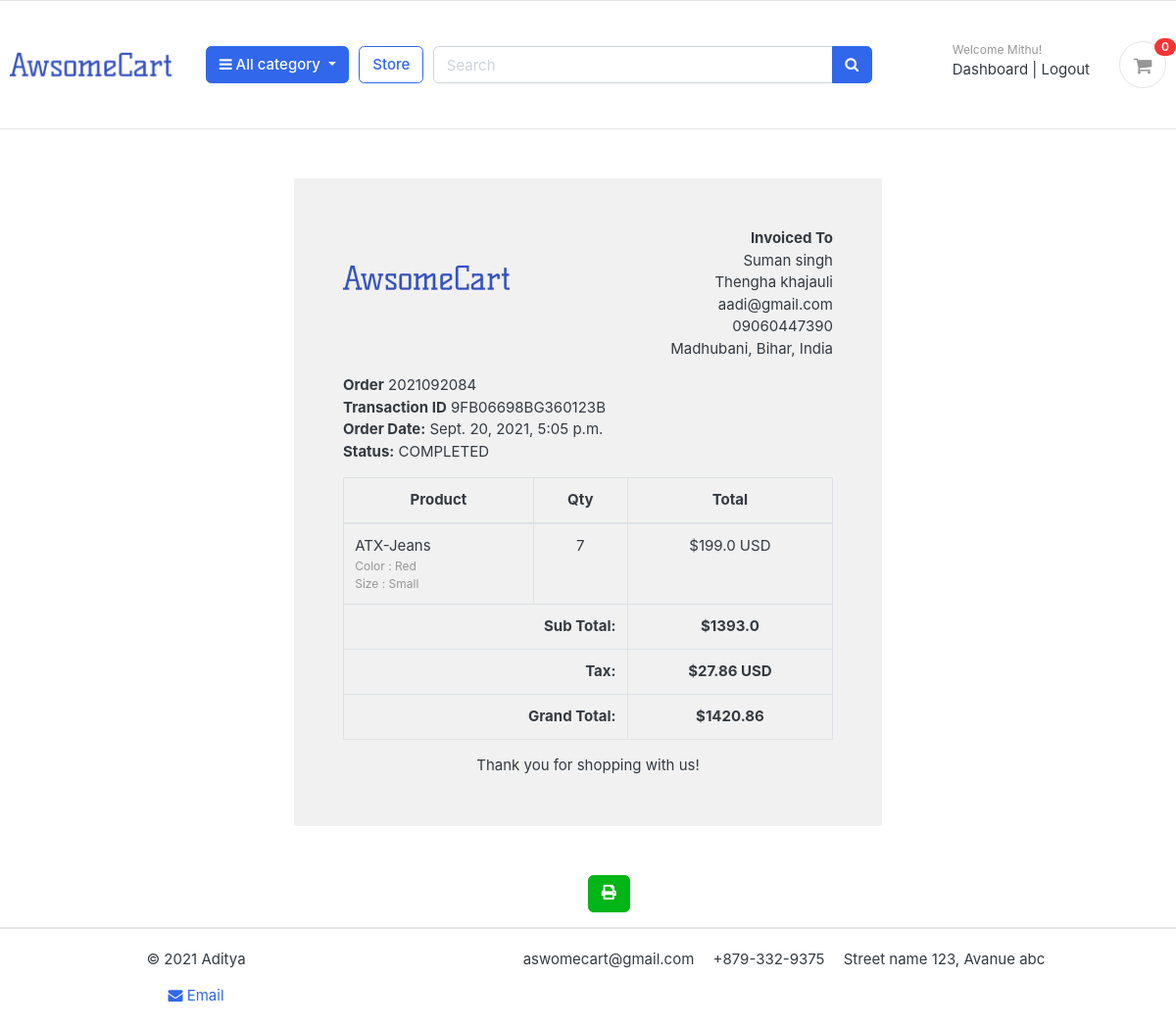
Screenshot of /accounts/order_detail/2021092084/ (signed in) with the database file from the repository.
### accounts/models.py (models this page shows, shortened)
class Account(AbstractBaseUser):
    first_name    = models.CharField(max_length=50)
    last_name      = models.CharField(max_length=50)
    username       = models.CharField(max_length=100,unique=True)
    email          = models.EmailField(max_length=100,unique=True)
    phone_number   = models.CharField(max_length=50)
    date_joined       = models.DateTimeField(auto_now=True)
    last_login        = models.DateTimeField(auto_now=True)
    is_admin          = models.BooleanField(default=False)
    is_staff          = models.BooleanField(default=False)
    is_active         = models.BooleanField(default=False)
    is_superadmin     = models.BooleanField(default=False)
    USERNAME_FIELD = 'email'
    REQUIRED_FIELDS = ['username','first_name','last_name']
    objects  =  MyAccountManager()

### orders/models.py (models this page shows, shortened)
class Order(models.Model):
    STATUS = (
        ('New', 'New'),
        ('Accepted', 'Accepted'),
        ('Completed', 'Completed'),
        ('Cancelled', 'Cancelled'),
    )
    user = models.ForeignKey(Account, on_delete=models.SET_NULL, null=True)
    payment = models.ForeignKey(Payment, on_delete=models.SET_NULL, blank=True, null=True)
    order_number = models.CharField(max_length=20)
    first_name = models.CharField(max_length=50)
    last_name = models.CharField(max_length=50)
    phone = models.CharField(max_length=15)
    email = models.EmailField(max_length=50)
    address_line_1 = models.CharField(max_length=50)
    address_line_2 = models.CharField(max_length=50, blank=True)
    country = models.CharField(max_length=50)
    state = models.CharField(max_length=50)
    city = models.CharField(max_length=50)
    order_note = models.CharField(max_length=100, blank=True)
    order_total = models.FloatField()
    tax = models.FloatField()
    status = models.CharField(max_length=10, choices=STATUS, default='New')
    ip = models.CharField(blank=True, max_length=20)
    is_ordered = models.BooleanField(default=False)
    created_at = models.DateTimeField(auto_now_add=True)
    updated_at = models.DateTimeField(auto_now=True)
    def full_name(self):
        return f'{self.first_name} {self.last_name}'
    def full_address(self):
        return f'{self.address_line_1} {self.address_line_2}'

class Payment(models.Model):
    user = models.ForeignKey(Account, on_delete=models.CASCADE)
    payment_id = models.CharField(max_length=100)
    payment_method = models.CharField(max_length=100)
    amount_paid = models.CharField(max_length=100) # this is the total amount paid
    status = models.CharField(max_length=100)
    created_at = models.DateTimeField(auto_now_add=True)

class OrderProduct(models.Model):
    order = models.ForeignKey(Order, on_delete=models.CASCADE)
    payment = models.ForeignKey(Payment, on_delete=models.SET_NULL, blank=True, null=True)
    user = models.ForeignKey(Account, on_delete=models.CASCADE)
    product = models.ForeignKey(Product, on_delete=models.CASCADE)
    variations = models.ManyToManyField(Variation, blank=True)
    quantity = models.IntegerField()
    product_price = models.FloatField()
    ordered = models.BooleanField(default=False)
    created_at = models.DateTimeField(auto_now_add=True)
    updated_at = models.DateTimeField(auto_now=True)

### store/models.py (models this page shows, shortened)
class Product(models.Model):
    product_name = models.CharField(max_length=100,unique=True)
    slug         = models.SlugField(max_length=200,unique=True)
    description  = models.TextField(max_length=1000,blank=True)
    price        = models.IntegerField()
    images       = models.ImageField(upload_to = 'photos/products')
    stock        = models.IntegerField()
    is_available = models.BooleanField(default=True)
    category     = models.ForeignKey(Category,on_delete=models.CASCADE)
    created_date = models.DateTimeField(auto_now=True)
    modified_date= models.DateTimeField(auto_now=True)

class Variation(models.Model):
    product             = models.ForeignKey(Product,on_delete=models.CASCADE)
    variation_category  = models.CharField(max_length=100,choices=variation_category_choice)
    variation_value     =models.CharField(max_length=100)
    is_active           =models.BooleanField(default=True)
    created_date        = models.DateTimeField(auto_now=True)
    objects = VariationManager()

### accounts/views.py (the view)
# urls.py: path('order_detail/<int:order_id>/' ,views.order_detail ,name='order_detail'),
@login_required(login_url='login')
def order_detail(request ,order_id):
    order_detail = OrderProduct.objects.filter(order__order_number=order_id)
    order        = Order.objects.get(order_number = order_id)
    subtotal = 0
    for i in order_detail:
        subtotal = i.product_price * i.quantity
    Context = {
        'order_detail':order_detail,
        'order':order,
        'subtotal':subtotal
    }
    return render(request ,'accounts/order_detail.html',Context)

### carts/context_processors.py (called while the page is built)
def counter(request):
    cart_count = 0
    if 'admin' in request.path:
        return  {}
    else:
        try:
            cart = Cart.objects.filter(cart_id = _cart_id(request))
            if request.user.is_authenticated:
                cart_items = CartItem.objects.all().filter(user=request.user)
            else:
                cart_items = CartItem.objects.all().filter(cart=cart[:1])
            for cart_item in cart_items:
                cart_count += cart_item.quantity
        except Cart.DoesNotExist:
            cart_count = 0
    return dict(cart_count = cart_count)

### carts/views.py (called while the page is built)
def _cart_id(request):
    cart = request.session.session_key
    if not cart:
        cart = request.session.create()
    return cart

### category/cotext_processors.py (called while the page is built)
def menu_links(request):
    links = Category.objects.all()
    return dict(links=links)

### category/models.py (called while the page is built)
    def get_url(self):
        return reverse('product_by_category',args=[self.slug])

### store/context_processors.py (called while the page is built)
def size_chart(request):
    size = Variation.objects.all()
    return dict(size=size)

### templates/accounts/order_detail.html
{% extends "base.html" %}
{% load static %}
{% block content %}
<div class="container" style="margin: 0 auto;width: 50%;padding: 50px;background: #f1f1f1;margin-top: 50px;margin-bottom: 50px;" id="invoice_content">
    <div class="row invoice row-printable">
        <div class="col-md-12">
            <div class="panel panel-default plain" id="dash_0">
                <div class="panel-body p30">
                    <div class="row">
                        <div class="col-lg-6">
                            <div class="invoice-logo"><img src="{% static '/images/logo1.png' %}" alt="Invoice logo" ></div>
                        </div>
                        <div class="col-lg-6">
                            <div class="invoice-from">
                                <ul class="list-unstyled text-right">
                                    <li><strong>Invoiced To</strong></li>
                                    <li>{{order.full_name}}</li>
                                    <li>{{order.full_address}}</li>
                                    <li>{{order.email}}</li>
                                    <li>{{order.phone}}</li>
                                    <li>{{order.city}}, {{order.state}}, {{order.country}}</li>
                                </ul>
                            </div>
                        </div>
                        <div class="col-lg-12">
                            <div class="invoice-details mt25">
                                <div class="well">
                                    <ul class="list-unstyled mb0">
                                        <li><strong>Order</strong> {{order.order_number}}</li>
                                        <li><strong>Transaction ID</strong> {{order.payment.payment_id}}</li>
                                        <li><strong>Order Date:</strong> {{order.created_at}}</li>
                                        <li><strong>Status:</strong> {{order.payment.status}}</li>
                                    </ul>
                                </div>
                            </div>
                            <div class="invoice-items">
                                <div class="table-responsive" style="overflow: hidden; outline: none;" tabindex="0">
                                    <table class="table table-bordered">
                                        <thead>
                                            <tr>
                                                <th class="per70 text-center">Product</th>
                                                <th class="per5 text-center">Qty</th>
                                                <th class="per25 text-center">Total</th>
                                            </tr>
                                        </thead>
                                        <tbody>
                                        {% for item in order_detail  %}
                                            <tr>
                                                <td>{{item.product.product_name}}
                                                     <p class="text-muted small">
                                                    {% if item.variations.all %}
                                                        {% for i in item.variations.all %}
                                                            {{ i.variation_category | capfirst }} : {{ i.variation_value | capfirst }} <br>
                                                        {% endfor %}
                                                    {% endif %}
                                                    </p>
                                                </td>
                                                <td class="text-center">{{item.quantity}}</td>
                                                <td class="text-center">${{item.product_price}} USD</td>
                                            </tr>
                                            {% endfor %}
                                        </tbody>
                                        <tfoot>
                                            <tr>
                                                <th colspan="2" class="text-right">Sub Total:</th>
                                                <th class="text-center">${{subtotal}}</th>
                                            </tr>
                                            <tr>
                                                <th colspan="2" class="text-right">Tax:</th>
                                                <th class="text-center">${{order.tax}} USD</th>
                                            </tr>
                                            <tr>
                                                <th colspan="2" class="text-right">Grand Total:</th>
                                                <th class="text-center">${{order.order_total}}</th>
                                            </tr>
                                        </tfoot>
                                    </table>
                                </div>
                            </div>
                            <div class="invoice-footer mt25">
                                <p class="text-center">Thank you for shopping with us!</p>
                            </div>
                        </div>
                    </div>
                </div>
            </div>
        </div>
    </div>
</div>
<div class="container"><button class=" btn btn-success mb-3" style="margin-left: 50%;" onclick="window.print()"><i class="fas fa-print"></i></button>
</div>
{% endblock  %}

### templates/includes/navbar.html (shortened to what this page needs)
{% load static %}
<header class="section-header">
    <section class="header-main border-bottom">
        <div class="container">
            <div class="row align-items-center">
                <div class="col-lg-2 col-md-3 col-6">
                    <a href="/" class="brand-wrap">
                        <img class="logo " style="max-height: 100px;" src="{% static '/images/logo1.png' %}">
                    </a>
                </div>
                <div class="col-lg col-sm col-md col-6 flex-grow-0">
                    <div class="category-wrap dropdown d-inline-block float-right">
                        <button type="button" class="btn btn-primary dropdown-toggle" data-toggle="dropdown">
                            <i class="fa fa-bars"></i> All category
                        </button>
                    </div>
                </div>
                <a href="{% url 'store'%}" class="btn btn-outline-primary">Store</a>
                <div class="col-lg  col-md-6 col-sm-12 col">
                    <form action="{% url 'serch' %}" class="search" method="GET">
                        <div class="input-group w-100">
                            <input type="text" class="form-control" style="width:60%;" placeholder="Search" name="keyword">
                            <div class="input-group-append">
                                <button class="btn btn-primary" type="submit">
                                    <i class="fa fa-search"></i>
                                </button>
                            </div>
                        </div>
                    </form>
                </div>
                <div class="col-lg-3 col-sm-6 col-8 order-2 order-lg-3">
                    <div class="d-flex justify-content-end mb-3 mb-lg-0">
                        <div class="widget-header">
                            {% if user.id is None %}
                                <small class="title text-muted">Welcome guest!</small>
                                <div>
                                    <a href="{% url 'login'%}">Sign in</a> <span class="dark-transp"> | </span>
                                    <a href="{% url 'register'%}"> Register</a>
                                </div>
                            {% else %}
                                <small class="title text-muted">Welcome {{user.first_name}}!</small>
                                <div>
                                    <a href="{% url 'dashboard'%}"> Dashboard</a> <span class="dark-transp"> | </span>
                                    <a href="{% url 'logout'%}"> Logout</a>
                                </div>
                            {% endif %}
                        </div>
                        <a href="{% url 'cart'%}" class="widget-header pl-3 ml-3">
                            <div class="icon icon-sm rounded-circle border"><i class="fa fa-shopping-cart"></i>
                            </div>
                            <span class="badge badge-pill badge-danger notify">{{cart_count}}</span>
                        </a>
                    </div>
                </div>
            </div>
        </div>
    </section>
</header>

### static/css/ui.css (style rules this page uses)
html { font-family: "Inter", sans-serif; font-size: 15px; }
.icon-xs, .icon-sm, .icon-md, .icon-lg { display: inline-block; text-align: center; flex-shrink: 0; flex-grow: 0; }
.icon-sm { width: 48px; height: 48px; line-height: 48px !important; font-size: 20px; }
p:last-child { margin-bottom: 0; }
.header-main { position: relative; padding-top: 1rem; padding-bottom: 1rem; }
.brand-wrap .logo, .navbar-brand .logo { margin-right: 7px; max-height: 42px; display: inline-block; }
.widget-header { display: inline-block; vertical-align: middle; position: relative; }
.widget-header a { color: #343a40; }
.widget-header i { color: #969696; }
.widget-header .title { display: block; }
.widget-header .notify { position: absolute; top: -3px; right: -10px; }
[class*=list-] li:after { visibility: hidden; display: block; content: ""; overflow: hidden; height: 0; clear: both; }
.notify { position: absolute; top: -4px; right: -10px; display: inline-block; padding: 0.25em 0.6em; font-size: 12px; line-height: 1; text-align: center; border-radius: 3rem; color: #fff; background-color: #fa3434; }

### rows the page displays
Account: first_name "Mithu"
Order: full_name "Suman singh", full_address "Thengha khajauli", email "aadi@gmail.com", phone "09060447390", city "Madhubani", state "Bihar", country "India", order_number "2021092084", payment.payment_id "9FB06698BG360123B", created_at "Sept. 20, 2021, 5:05 p.m.", payment.status "COMPLETED", tax "27.86", order_total "1420.86"
OrderProduct: product.product_name "ATX-Jeans", quantity "7", product_price "199.0"
Variation: variation_category "Color", variation_value "Red"
Variation: variation_category "Size", variation_value "Small"

### other values shown
{{ cart_count }} "0"
{{ subtotal }} "1393.0"
